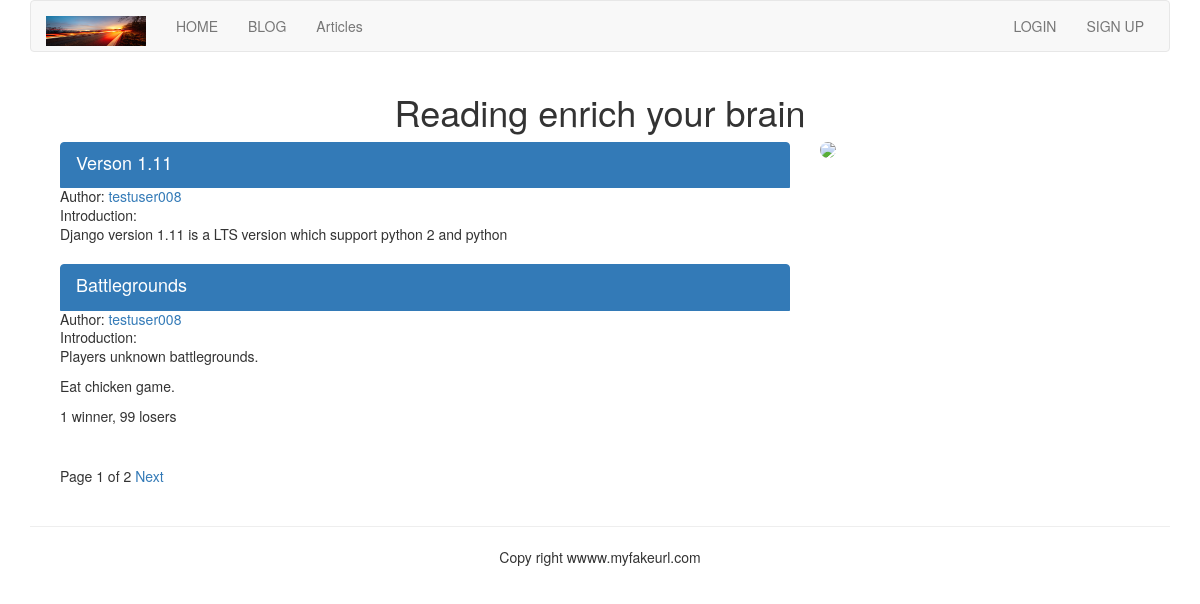
Page /article/list-article-titles/testuser008/ on the committed database.
### article/models.py (models this page shows, shortened)
class ArticlePost(models.Model):
    author = models.ForeignKey(User, related_name = 'article')
    title = models.CharField(max_length = 200)
    slug = models.SlugField(max_length = 500)
    column = models.ForeignKey(ArticleColumn, related_name = 'article_column')
    body = models.TextField()
    created = models.DateTimeField(default = timezone.now())
    updated = models.DateTimeField(auto_now = True)
    users_like = models.ManyToManyField(User, related_name = 'articles_like', blank = True)
    class Meta:
        ordering = ('-updated',)
        index_together = (('id', 'slug'),)
    def get_url_path(self):
        return reverse('article:list_article_detail', args = [self.id, self.slug])

### article/list_views.py (the view)
# urls.py: url(r'^list-article-titles/(?P<username>[-\w]+)/$', list_views.article_titles, name = 'author_articles'),
def article_titles(request, username = None):
    if username:
        user = User.objects.get(username = username)
        articles_title = ArticlePost.objects.filter(author = user)
        try:
            userinfo = user.userinfo
        except:
            userinfo = None
    else:
        articles_title = ArticlePost.objects.all()
    paginator = Paginator(articles_title, 2)
    page = request.GET.get('page')
    try:
        current_page = paginator.page(page)
        articles = current_page.object_list
    except PageNotAnInteger:
        current_page = paginator.page(1)
        articles = current_page.object_list
    except EmptyPage:
        current_page = paginator.page(paginator.num_pages)
        articles = current_page.object_list
    if username:
        return render(request, 'article/list/author_articles.html', {'articles':articles, 'page':current_page,
                                                                     'userinfo':userinfo})
    return render(request, 'article/list/article_titles.html', {'articles':articles, 'page':current_page})

### templates/article/list/author_articles.html (shortened to what this page needs)
{% extends "base.html" %}
{% load staticfiles %}
{% block content %}
<div class="row text-center vertical-middle-sm">
    <h1>Reading enrich your brain</h1>
</div>
<div class="container">
    <div class="col-md-8">
        {% for article in articles %}
        <div class="list-group">
            <a href="{{article.get_url_path}}" class="list-group-item active">
                <h4 class="list-group-item-heading">{{article.title}}</h4>
            </a>
            <p class="list-group-item-text">Author:
                <a href="{% url 'article:author_articles' article.author.username %}">{{article.author.username}}</a>
            </p>
            <p class="list-group-item-text">Introduction: {{article.body|slice:'70'|linebreaks}}</p>
        </div>
        {% endfor %}
    {% include "paginator.html" %}
    </div>
    <div class="col-md-4">
        <div>
            {% if userinfo.photo %}
            <img src="{{userinfo.photo|striptags}}" class="img-circle" id="my_photo" name="user_face">
            {% else %}
            <img name="user_face" src="{% static 'images/walle.jpg' %}" class="img-circle" id="my_photo">
            {% endif %}
        </div>
    </div>
</div>
{% endblock %}

### rows in the picture
ArticlePost: title "Verson 1.11", author.username "testuser008", body "Django version 1.11 is a LTS version which support python 2 and python"
ArticlePost: title "Battlegrounds", author.username "testuser008", body "Players unknown battlegrounds. Eat chicken game. 1 winner, 99 losers"

### other values in the picture
{{ page.number }} "1"
{{ page.paginator.num_pages }} "2"
